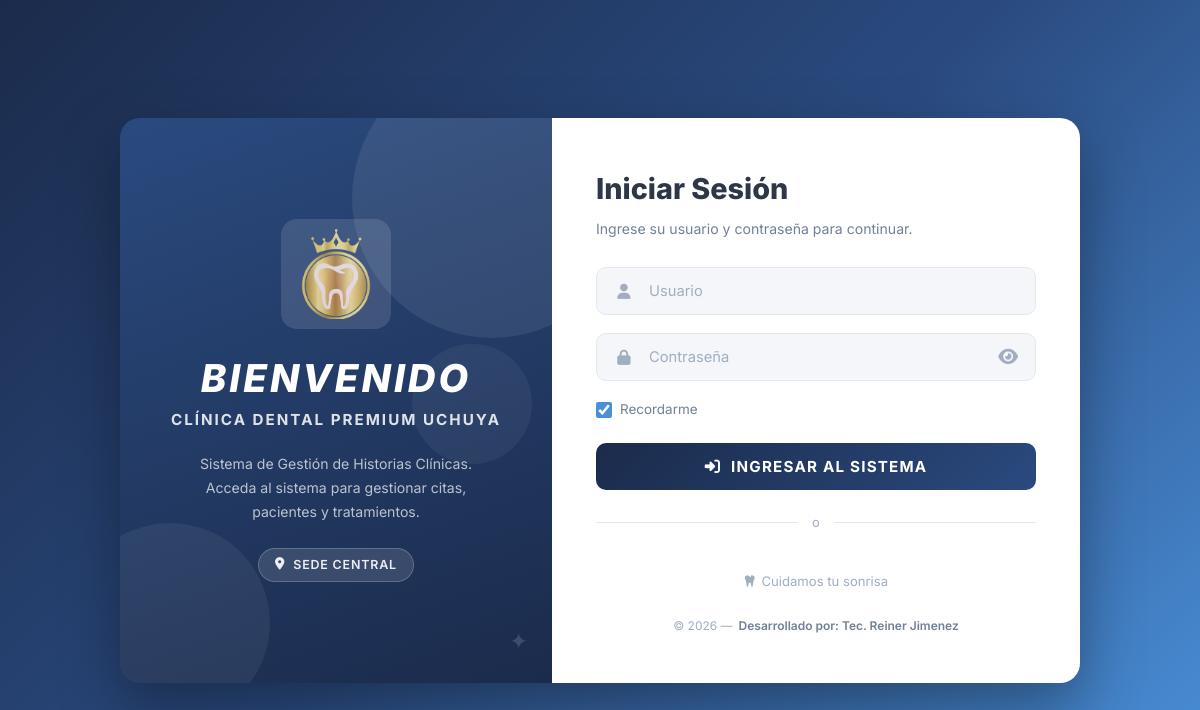
The page / on the database its author committed.
### tables this page shows
CREATE TABLE IF NOT EXISTS `tenant_config` (
  `id` int(11) NOT NULL AUTO_INCREMENT,
  `clinic_name` varchar(200) NOT NULL DEFAULT 'Clínica Dental',
  `logo_url` varchar(500) DEFAULT 'assets/logo.png',
  `color_primary` varchar(20) NOT NULL DEFAULT '#1B2B4B',
  `color_accent` varchar(20) NOT NULL DEFAULT '#4A90D9',
  `color_sidebar` varchar(20) NOT NULL DEFAULT '#1B2B4B',
  `updated_at` timestamp NOT NULL DEFAULT CURRENT_TIMESTAMP ON UPDATE CURRENT_TIMESTAMP,
  PRIMARY KEY (`id`)
);

### includes/tenant.php (called while the page is built, shortened)
<?php
function cargarTenant($pdo) {
    $defaults = [
        'clinic_name'      => defined('SITE_NAME') ? SITE_NAME : 'Clínica Dental',
        'logo_url'         => 'assets/logo.png',
        'color_primary'    => '#1B2B4B',
        'color_secondary'  => '#2A4A7F',
        'color_accent'     => '#4A90D9',
        'color_sidebar'    => '#1B2B4B',
    ];
    try {
        $stmt = $pdo->query("SELECT * FROM tenant_config LIMIT 1");
        $row = $stmt->fetch();
        if ($row) {
            $defaults['clinic_name']     = $row['clinic_name'] ?: $defaults['clinic_name'];
            $defaults['logo_url']        = $row['logo_url'] ?: $defaults['logo_url'];
            $defaults['color_primary']   = $row['color_primary'] ?: $defaults['color_primary'];
            $defaults['color_secondary'] = isset($row['color_secondary']) && $row['color_secondary'] ? $row['color_secondary'] : $defaults['color_secondary'];
            $defaults['color_accent']    = $row['color_accent'] ?: $defaults['color_accent'];
            $defaults['color_sidebar']   = $row['color_sidebar'] ?: $defaults['color_sidebar'];
        }
    } catch (Exception $e) {
    }
    return $defaults;
}

### index.php (the view, shortened to what this page needs)
<?php
require_once 'includes/config.php';
require_once 'includes/tenant.php';
$tenant = cargarTenant($pdo);
$error = '';
$estaBloqueado = isset($_SESSION['login_bloqueado_hasta']) && ($_SESSION['login_bloqueado_hasta'] - time()) > 0;
?>
<!DOCTYPE html>
<html lang="es">
<head>
    <link rel="stylesheet" href="css/styles.css">
    <link rel="stylesheet" href="css/fontawesome/css/all.min.css">
</head>
<body>
    <div class="login-page">
        <div class="login-container">
            <div class="login-welcome">
                <div class="circle-deco circle-deco-1"></div>
                <div class="circle-deco circle-deco-2"></div>
                <div class="circle-deco circle-deco-3"></div>
                <img src="<?= htmlspecialchars($tenant['logo_url']) ?>" alt="<?= htmlspecialchars($tenant['clinic_name']) ?>" class="welcome-logo"
                     onerror="this.style.display='none'">
                <div style="text-align: center;">
                    <h2 class="welcome-title">BIENVENIDO</h2>
                    <p class="welcome-subtitle"><?= htmlspecialchars($tenant['clinic_name']) ?></p>
                    <p class="welcome-desc" style="margin: 0 auto;">
                        Sistema de Gestión de Historias Clínicas.
                        Acceda al sistema para gestionar citas, pacientes y tratamientos.
                    </p>
                </div>
                <div style="text-align: center;">
                    <div class="welcome-sede">
                        <i class="fas fa-map-marker-alt"></i>
                        Sede Central
                    </div>
                </div>
                <div class="deco-star">
                    ✦
                </div>
            </div>
            <div class="login-form-panel">
                <h1 class="form-title">Iniciar Sesión</h1>
                <p class="form-subtitle">Ingrese su usuario y contraseña para continuar.</p>
                <form method="POST" action="index.php" class="login-form" id="loginForm">
                    <div class="input-group">
                        <span class="input-icon"><i class="fas fa-user"></i></span>
                        <input type="text"
                               name="usuario"
                               id="usuarioInput"
                               class="login-input <?php echo !empty($error) ? 'input-error' : ''; ?>"
                               placeholder="Usuario"
                               autocomplete="username"
                               value="<?php echo isset($_POST['usuario']) ? htmlspecialchars($_POST['usuario']) : ''; ?>"
                               autofocus
                               <?php echo $estaBloqueado ? 'disabled' : ''; ?>
                               required>
                    </div>
                    <div class="input-group">
                        <span class="input-icon"><i class="fas fa-lock"></i></span>
                        <input type="password"
                               name="password"
                               id="passwordInput"
                               class="login-input <?php echo !empty($error) ? 'input-error' : ''; ?>"
                               placeholder="Contraseña"
                               autocomplete="current-password"
                               <?php echo $estaBloqueado ? 'disabled' : ''; ?>
                               required>
                        <button type="button" class="toggle-password" id="togglePassword" title="Mostrar/ocultar contraseña">
                            <i class="fas fa-eye" id="toggleIcon"></i>
                        </button>
                    </div>
                    <div class="form-options">
                        <label class="remember-me">
                            <input type="checkbox" checked> Recordarme
                        </label>
                    </div>
                    <button type="submit" class="btn-signin" id="btn-entrar" <?php echo $estaBloqueado ? 'disabled' : ''; ?>>
                        <i class="fas fa-sign-in-alt"></i>
                        Ingresar al Sistema
                    </button>
                </form>
                <div class="form-divider">o</div>
                <div class="login-slogan">
                    <i class="fas fa-tooth"></i>
                    Cuidamos tu sonrisa
                </div>
                <div class="form-footer-dev">
                    &copy; 2026 &mdash; <span>Desarrollado por: Tec. Reiner Jimenez</span>
                </div>
            </div>
        </div>
    </div>
</body>
</html>

### css/styles.css (style rules this page uses)
:root { --color-primary: #1B2B4B; --color-secondary: #2A4A7F; --color-accent: #4A90D9; --color-sidebar: #1B2B4B; --color-bg: #F4F6F9; --color-surface: #FFFFFF; --color-text: #2D3748; --color-text-secondary: #718096; --color-text-light: #A0AEC0; --color-border: #E2E8F0; --color-border-light: #EDF2F7; --color-success: #38A169; --color-error: #E53E3E; --color-warning: #DD6B20; --color-info: #3182CE; --font-main: "Inter", -apple-system, BlinkMacSystemFont, "Segoe UI", sans-serif; --shadow-sm: 0 1px 3px rgba(0,0,0,0.06); --shadow-md: 0 2px 8px rgba(0,0,0,0.08); --shadow-lg: 0 4px 16px rgba(0,0,0,0.1); --radius: 10px; --radius-sm: 6px; --radius-lg: 14px; --transition: all 0.2s ease; --sidebar-width: 250px; --header-height: 64px; }
*, *::before, *::after { margin: 0; padding: 0; box-sizing: border-box; }
html { scroll-behavior: smooth; }
body { font-family: var(--font-main); background: var(--color-bg); color: var(--color-text); min-height: 100vh; line-height: 1.6; -webkit-font-smoothing: antialiased; }
img { max-width: 100%; height: auto; }
.toggle-password { position: absolute; right: 12px; color: var(--color-text-light); cursor: pointer; background: none; border: none; padding: 0; display: flex; align-items: center; justify-content: center; height: 100%; }
.login-page { min-height: 100vh; display: flex; flex-direction: column; background: linear-gradient(135deg, var(--color-primary) 0%, #2D4A7A 50%, var(--color-accent) 100%); position: relative; overflow-x: hidden; }
.login-form { width: 100%; }

### rows shown on the page
tenant_config: logo_url (picture), clinic_name "CLÍNICA DENTAL PREMIUM UCHUYA"
